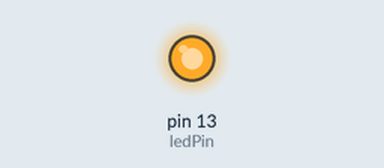
Bench run of a sketch on a simulated Arduino Uno, built with avr-gcc and run on an emulated ATmega328P. Parts: output pins drawn as LEDs (lit = HIGH). Dashed ring = blinking.

Above: at 0.6 s.
At 2.0 s:
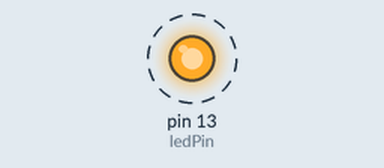
Timing chart, 0 to 3.0 s (numbered marks = the images above):
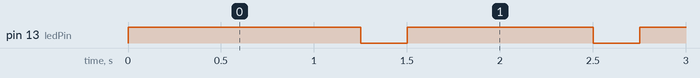

Measured:
- by itself, pin 13 (ledPin): alternates HIGH for 1.0 s and LOW for 0.25 s

The sketch:

Firmware.ino
```cpp
#include <Metro.h>

const int ledPin = 13;

Metro blinkMetro = Metro(250);

void setup()
{
    pinMode(ledPin, OUTPUT);
    digitalWrite(ledPin, HIGH);
}

void loop()
{
    if (blinkMetro.check() == 1)
    {
        updateBlink();
    }
}

void updateBlink()
{
    static int i = 0;

    switch (i)
    {
    case 0:
        digitalWrite(ledPin, HIGH);
        break;

    case 4:
        digitalWrite(ledPin, LOW);
        break;
    }

    i = (i + 1) % 5;
}
```
